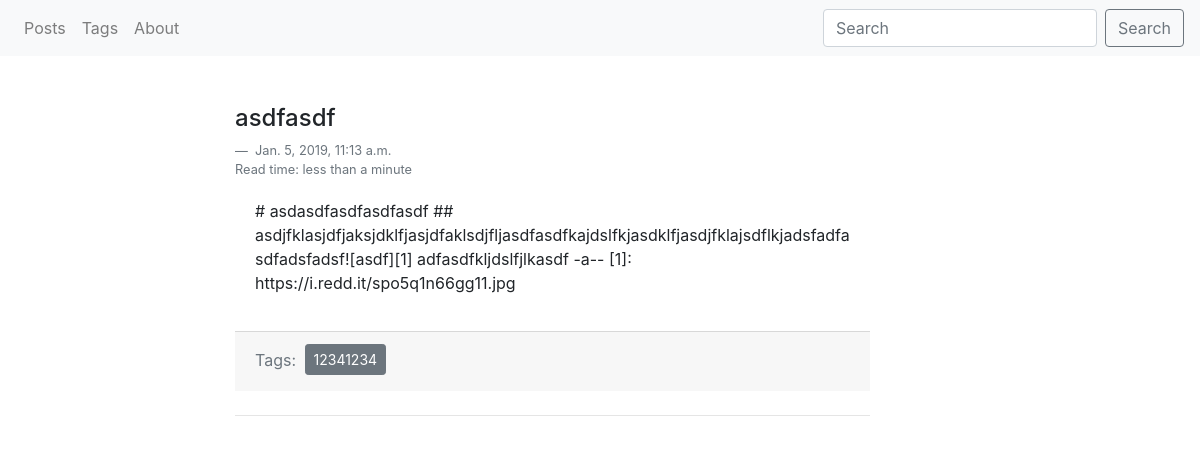
The page /blog/post/asdfasdf-1546686821/ on the database its author committed.
### blog/models.py (models this page shows, shortened)
class Post(models.Model):
    title = models.CharField(max_length=150, db_index=True)
    slug = models.SlugField(max_length=50, blank=True, unique=True)
    body = models.TextField(blank=True, db_index=True)
    date_pub = models.DateTimeField(auto_now_add=True)
    read_time = models.TimeField(null=True, blank=True)
    tags = models.ManyToManyField("Tag", blank=True, related_name="posts")
    class Meta:
        ordering = ['-date_pub']

class Tag(models.Model):
    title = models.CharField(max_length=50)
    slug = models.SlugField(max_length=50, unique=True)
    def get_absolute_url(self):
        return reverse('tag_detail_url', kwargs={'slug': self.slug})
    class Meta:
        ordering = ['title']

### blog/views.py (the view)
# urls.py: path('post/<str:slug>/', PostDetail.as_view(), name='post_detail_url'),
class PostDetail(ObjectDetailMixin, View):
    model = Post
    template = 'blog/post_detail.html'

### blog/templatetags/custom_filters.py (called while the page is built)
@register.filter(name='to_minutes')
@stringfilter
def to_minutes(time_str):
    t = datetime.datetime.strptime(time_str,"%H:%M:%S")
    time = datetime.timedelta(hours=t.hour, minutes=t.minute, seconds=t.second)
    seconds = time.total_seconds()
    return math.ceil(seconds / 60)

### blog/utils.py (called while the page is built)
    def get(self, request, slug):
        obj = get_object_or_404(self.model, slug__iexact=slug)
        context = {
                    self.model.__name__.lower(): obj,
                    'admin_object': obj,
                    'detail': True}
        return render(request, self.template, context=context)

### blog/templates/blog/post_detail.html (shortened to what this page needs)
{% extends 'blog/base_blog.html' %}
{% load custom_filters %}
{% block content %}
    <div class="card mb-4" style="border: #FFFF">
        <h4>{{ post.title }}</h4>
        <footer class="blockquote-footer">
            {{ post.date_pub }}
            <br>
            Read time:
            {% if post.read_time|to_minutes <= 1 %}
                less than a minute
            {% else %}
                about {{ post.read_time|to_minutes }} minutes
            {% endif %}
        </footer>
        <div class="card-body">
            <p class="content-markdown">{{ post.body }}</p>
        </div>
        {% if post.tags.all %}
            <div class="card-footer text-muted mb-2">
                Tags:
                {% for tag in post.tags.all %}
                    <a href="{{ tag.get_absolute_url }}" class="btn btn-secondary btn-sm ml-1 mb-1">{{ tag.title }}</a>
                {% endfor %}
            </div>
        {% endif %}
        <hr/>
    </div>
{% endblock %}

### rows shown on the page
Post: title "asdfasdf", date_pub "Jan. 5, 2019, 11:13 a.m.", body "# asdasdfasdfasdfasdf ## asdjfklasjdfjaksjdklfjasjdfaklsdjfljasdfasdfkajdslfkjasdklfjasdjfklajsdflkjadsfadfasdfadsfadsf![asdf][1] adfasdfkljdslfjlkasdf -a-- [1]: https://i.redd.it/spo5q1n66gg11.jpg"
Tag: title "12341234"
